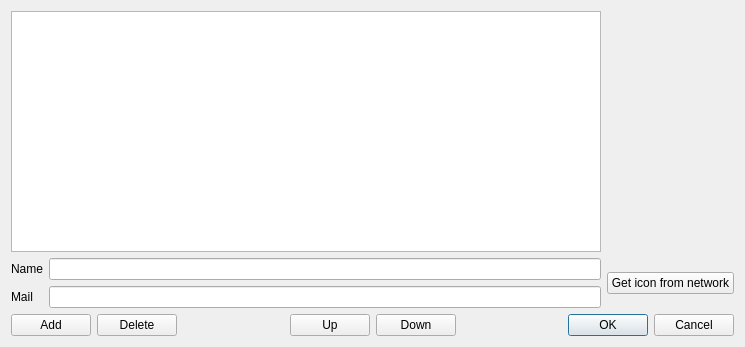
<?xml version="1.0" encoding="UTF-8"?>
<ui version="4.0">
 <class>EditProfilesDialog</class>
 <widget class="QDialog" name="EditProfilesDialog">
  <property name="geometry">
   <rect>
    <x>0</x>
    <y>0</y>
    <width>745</width>
    <height>347</height>
   </rect>
  </property>
  <property name="windowTitle">
   <string>Profiles</string>
  </property>
  <layout class="QVBoxLayout" name="verticalLayout">
   <item>
    <layout class="QGridLayout" name="gridLayout">
     <item row="0" column="0">
      <widget class="QTableWidget" name="tableWidget">
       <property name="editTriggers">
        <set>QAbstractItemView::NoEditTriggers</set>
       </property>
      </widget>
     </item>
     <item row="1" column="0">
      <layout class="QFormLayout" name="formLayout">
       <item row="0" column="0">
        <widget class="QLabel" name="label">
         <property name="text">
          <string>Name</string>
         </property>
        </widget>
       </item>
       <item row="0" column="1">
        <widget class="QLineEdit" name="lineEdit_name"/>
       </item>
       <item row="1" column="0">
        <widget class="QLabel" name="label_2">
         <property name="text">
          <string>Mail</string>
         </property>
        </widget>
       </item>
       <item row="1" column="1">
        <widget class="QLineEdit" name="lineEdit_mail"/>
       </item>
      </layout>
     </item>
     <item row="1" column="1">
      <widget class="QPushButton" name="pushButton_get_icon_from_network">
       <property name="text">
        <string>Get icon from network</string>
       </property>
      </widget>
     </item>
     <item row="0" column="1">
      <widget class="SimpleImageWidget" name="widget_avatar_icon" native="true"/>
     </item>
    </layout>
   </item>
   <item>
    <layout class="QHBoxLayout" name="horizontalLayout">
     <item>
      <widget class="QPushButton" name="pushButton_add">
       <property name="text">
        <string>Add</string>
       </property>
      </widget>
     </item>
     <item>
      <widget class="QPushButton" name="pushButton_delete">
       <property name="text">
        <string>Delete</string>
       </property>
      </widget>
     </item>
     <item>
      <spacer name="horizontalSpacer_2">
       <property name="orientation">
        <enum>Qt::Horizontal</enum>
       </property>
       <property name="sizeHint" stdset="0">
        <size>
         <width>40</width>
         <height>20</height>
        </size>
       </property>
      </spacer>
     </item>
     <item>
      <widget class="QPushButton" name="pushButton_up">
       <property name="text">
        <string>Up</string>
       </property>
      </widget>
     </item>
     <item>
      <widget class="QPushButton" name="pushButton_down">
       <property name="text">
        <string>Down</string>
       </property>
      </widget>
     </item>
     <item>
      <spacer name="horizontalSpacer">
       <property name="orientation">
        <enum>Qt::Horizontal</enum>
       </property>
       <property name="sizeHint" stdset="0">
        <size>
         <width>40</width>
         <height>20</height>
        </size>
       </property>
      </spacer>
     </item>
     <item>
      <widget class="QPushButton" name="pushButton_2">
       <property name="text">
        <string>OK</string>
       </property>
       <property name="default">
        <bool>true</bool>
       </property>
      </widget>
     </item>
     <item>
      <widget class="QPushButton" name="pushButton">
       <property name="text">
        <string>Cancel</string>
       </property>
      </widget>
     </item>
    </layout>
   </item>
  </layout>
 </widget>
 <customwidgets>
  <customwidget>
   <class>SimpleImageWidget</class>
   <extends>QWidget</extends>
   <header>SimpleImageWidget.h</header>
   <container>1</container>
  </customwidget>
 </customwidgets>
 <tabstops>
  <tabstop>tableWidget</tabstop>
  <tabstop>lineEdit_name</tabstop>
  <tabstop>lineEdit_mail</tabstop>
  <tabstop>pushButton_get_icon_from_network</tabstop>
  <tabstop>pushButton_add</tabstop>
  <tabstop>pushButton_delete</tabstop>
  <tabstop>pushButton_up</tabstop>
  <tabstop>pushButton_down</tabstop>
  <tabstop>pushButton_2</tabstop>
  <tabstop>pushButton</tabstop>
 </tabstops>
 <resources/>
 <connections>
  <connection>
   <sender>pushButton</sender>
   <signal>clicked()</signal>
   <receiver>EditProfilesDialog</receiver>
   <slot>reject()</slot>
   <hints>
    <hint type="sourcelabel">
     <x>469</x>
     <y>464</y>
    </hint>
    <hint type="destinationlabel">
     <x>405</x>
     <y>485</y>
    </hint>
   </hints>
  </connection>
  <connection>
   <sender>pushButton_2</sender>
   <signal>clicked()</signal>
   <receiver>EditProfilesDialog</receiver>
   <slot>accept()</slot>
   <hints>
    <hint type="sourcelabel">
     <x>346</x>
     <y>450</y>
    </hint>
    <hint type="destinationlabel">
     <x>286</x>
     <y>470</y>
    </hint>
   </hints>
  </connection>
 </connections>
</ui>
